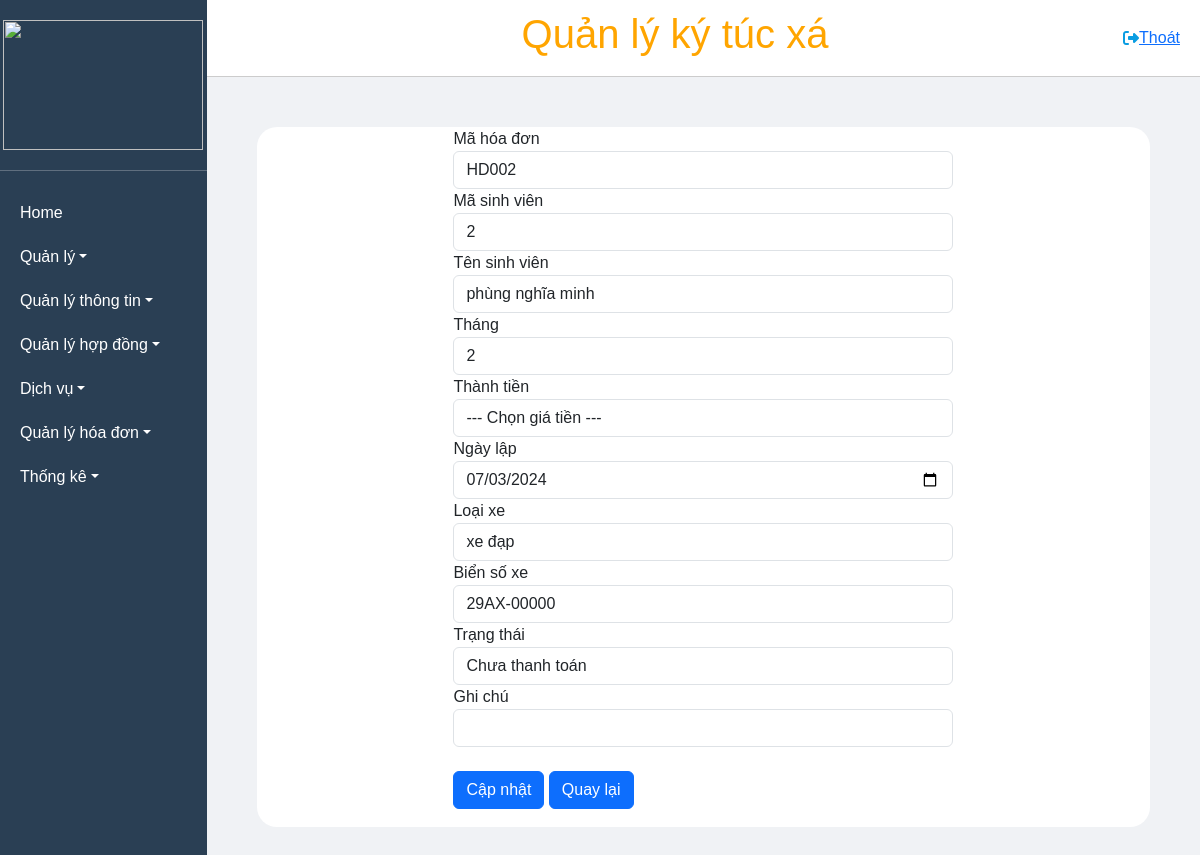
The page /HoaDonGuiXe/Update/HD002 on the database its author committed.
### tables this page shows
CREATE TABLE `hoa_don_gui_xe` (
  `billCode` varchar(20) NOT NULL,
  `ID` varchar(20) NOT NULL,
  `studentName` varchar(50) NOT NULL,
  `month` varchar(11) NOT NULL,
  `price` varchar(10) NOT NULL,
  `invoiceDate` date NOT NULL,
  `vehicle` varchar(50) NOT NULL,
  `plate` varchar(20) NOT NULL,
  `status` varchar(50) NOT NULL,
  `note` varchar(200) DEFAULT NULL
);

### MVC/Core/controller.php (called while the page is built, shortened)
<?php
class controller
{
    public function model($model)
    {
        return new $model;
    }
    public function view($view, $data = [])
    {
        require_once './MVC/Views/' . $view . '.php';
    }
}

### MVC/Controllers/HoaDonGuiXe.php (called while the page is built, shortened)
<?php
class HoaDonGuiXe extends controller
{
    private $hdgx;
    function __construct()
    {
        $this->hdgx = $this->model('HoaDonGuiXe_m');
    }
    function Update($mhd)
    {
        $this->view('Masterlayout', [
            'page' => 'HoaDonGuiXe_sua_v',
            'dulieu' => $this->hdgx->search_Data($mhd, '', ''),
            'id' => $this->hdgx->get_ID()
        ]);
    }
}

### MVC/Core/app.php (called while the page is built, shortened)
<?php
class app
{
    protected $action = 'Get_data';
    function __construct()
    {
        $arr = $this->processURL();
        if ($arr != null) {
            if (file_exists('./MVC/Controllers/' . $arr[0] . '.php')) {
                $this->controller = $arr[0];
                unset($arr[0]);
            }
        }
        $this->controller = new $this->controller;
        if (isset($arr[1])) {
            if (method_exists($this->controller, $arr[1])) {
                $this->action = $arr[1];
            }
            unset($arr[1]);
        }
        $this->param = $arr ? array_values($arr) : [];
        call_user_func_array([$this->controller, $this->action], $this->param);
    }
    function processURL()
    {
        if (isset($_GET['url'])) {
            return explode('/', filter_var(trim($_GET['url']), FILTER_DEFAULT));
        }
    }
}

### index.php (called while the page is built, shortened)
<?php
$app = new app();
?>

### MVC/Core/connectDB.php (called while the page is built, shortened)
<?php
class connectDB
{
    protected $serverName = "localhost";
    protected $userName = "root";
    protected $pwd = "";
    protected $dbName = "qlktx";
    function __construct()
    {
        $this->conn = mysqli_connect($this->serverName, $this->userName, $this->pwd, $this->dbName);
    }
}

### MVC/Models/HoaDonGuiXe_m.php (called while the page is built, shortened)
<?php
class HoaDonGuiXe_m extends connectDB
{
    function search_Data($mhd, $id, $status)
    {
        $sql = "SELECT * FROM hoa_don_gui_xe WHERE billCode like '%$mhd%' AND ID like '%$id%' AND status like '%$status%'";
        return mysqli_query($this->conn, $sql);
    }
}

### MVC/Views/Pages/HoaDonGuiXe_sua_v.php (the view, shortened to what this page needs)
<!DOCTYPE html>
<html lang="en">
<head>
</head>
<body>
    <div class="main">
        <div class="form-container">
            <form method="post" action="http://localhost/QuanLyKyTucXa_new/HoaDonGuiXe/UpdateData">
                <div class="form-group" style="">
                    <?php
                    if (isset($data['dulieu']) && mysqli_num_rows($data['dulieu']) > 0) {
                        while ($row = mysqli_fetch_array($data['dulieu'])) {
                    ?>
                            <label>Mã hóa đơn</label>
                            <input type="text" class="form-control" name="txtBillCode" value="<?php echo $row['billCode'] ?>" readonly style="width: 500px;">
                            <label>Mã sinh viên</label>
                            <input type="text" class="form-control" name="txtID" value="<?php echo $row['ID'] ?>" readonly id="text" style="width: 500px;">
                            <label>Tên sinh viên</label>
                            <input type="text" name="txtName" class="form-control" value="<?php echo $row['studentName'] ?>" readonly style="width: 500px;">
                            <label>Tháng</label>
                            <select name="txtMonth" class="form-control" style="width: 500px;">
                                <option value="2" <?php if ($row['month'] == '2') echo 'selected' ?>>2</option>
                            </select>
                            <label>Thành tiền</label>
                            <select name="txtPrice" id="" class="form-control" style="width: 500px;">
                                <option value="">--- Chọn giá tiền ---</option>
                            </select>
                            <label>Ngày lập</label>
                            <input type="date" class="form-control" name="txtDay" value="<?php echo $row['invoiceDate'] ?>" style="width: 500px;">
                            <label>Loại xe</label>
                            <input type="text" class="form-control" name="txtType" value="<?php echo $row['vehicle'] ?>" readonly style="width: 500px;">
                            <label>Biển số xe</label>
                            <input type="text" class="form-control" name="txtPlate" value="<?php echo $row['plate'] ?>" readonly style="width: 500px;">
                            <label>Trạng thái</label>
                            <select name="txtStatus" id="" class="form-control" style="width: 500px;">
                                <option value="Chưa thanh toán" <?php if ($row['status'] == 'Chưa thanh toán') echo 'selected' ?>>Chưa thanh toán</option>
                            </select>
                            <label>Ghi chú</label>
                            <input type="text" class="form-control" name="txtNote" value="<?php echo $row['note'] ?>" style="width: 500px;">
                    <?php
                        }
                    }
                    ?>
                    <br>
                    <button type="submit" class="btn btn-primary" name="btnCapNhat">Cập nhật</button>
                    <button type="submit" class="btn btn-primary" name="btnBack">Quay lại</button>
                </div>
            </form>
        </div>
    </div>
</body>
</html>

### Public/CSS/style.css (style rules this page uses)
* { padding: 0; margin: 0; box-sizing: border-box; }
.main { height: 700px; background-color: #fff; border-radius: 20px; margin: 50px 50px 50px 50px ; }
body { background-color: #F0F2F5; }

### Public/CSS/master.css (style rules this page uses)
* { margin: 0; padding: 0; box-sizing: border-box; font-family: Arial, sans-serif; }
html, body { height: 100%; overflow: hidden; }

### MVC/Views/Pages/HoaDonGuiXe_sua_v.php (style rules this page uses)
.form-container { display: flex; justify-content: center; align-items: center; flex-direction: column; }

### rows shown on the page
hoa_don_gui_xe: txtBillCode "HD002", txtID "2", txtName "phùng nghĩa minh", txtMonth "2", txtDay "07/03/2024", txtType "xe đạp", txtPlate "29AX-00000", txtStatus "Chưa thanh toán"
